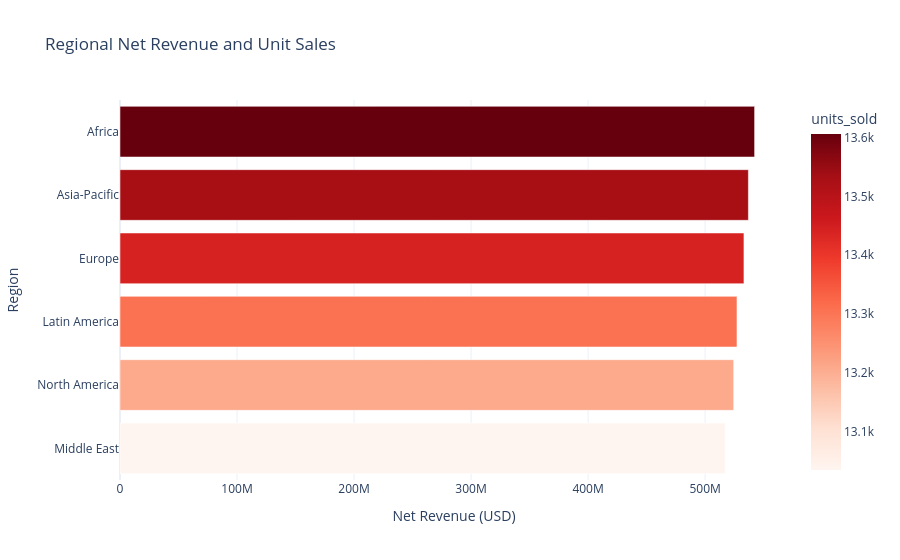

Notebook code cell kept with this figure:
### Markdown cell above
### 5.8 Interactive regional performance

### Code cell
regional = (
    sales_analysis.groupby("region_name", as_index=False)
    .agg(units_sold=("quantity", "sum"), net_revenue_usd=("net_revenue_usd", "sum"))
    .sort_values("net_revenue_usd")
)
fig = px.bar(
    regional,
    x="net_revenue_usd",
    y="region_name",
    orientation="h",
    color="units_sold",
    color_continuous_scale="Reds",
    hover_data={"units_sold": ":,", "net_revenue_usd": ":$,.2f"},
    title="Regional Net Revenue and Unit Sales",
    labels={"net_revenue_usd": "Net Revenue (USD)", "region_name": "Region"},
)
fig.show()

### Figure 1 — Plotly figure (JSON) as saved in the notebook; plotly's stock layout.template omitted (floating-point values rounded to 4 significant figures)
{"data": [{"customdata": [[13035], [13209], [13307], [13442], [13531], [13606]], "hovertemplate": "Net Revenue (USD)=%{x:$,.2f}<br>Region=%{y}<br>units_sold=%{marker.color:,}<extra></extra>", "legendgroup": "", "marker": {"color": [13035, 13209, 13307, 13442, 13531, 13606], "coloraxis": "coloraxis", "pattern": {"shape": ""}}, "name": "", "orientation": "h", "showlegend": false, "textposition": "auto", "type": "bar", "x": [517200000.0, 524400000.0, 527200000.0, 533200000.0, 537000000.0, 542300000.0], "xaxis": "x", "y": ["Middle East", "North America", "Latin America", "Europe", "Asia-Pacific", "Africa"], "yaxis": "y"}], "layout": {"barmode": "relative", "coloraxis": {"colorbar": {"title": {"text": "units_sold"}}, "colorscale": [[0, "rgb(255,245,240)"], [0.125, "rgb(254,224,210)"], [0.25, "rgb(252,187,161)"], [0.375, "rgb(252,146,114)"], [0.5, "rgb(251,106,74)"], [0.625, "rgb(239,59,44)"], [0.75, "rgb(203,24,29)"], [0.875, "rgb(165,15,21)"], [1, "rgb(103,0,13)"]]}, "legend": {"tracegroupgap": 0}, "title": {"text": "Regional Net Revenue and Unit Sales"}, "xaxis": {"anchor": "y", "domain": [0, 1], "title": {"text": "Net Revenue (USD)"}}, "yaxis": {"anchor": "x", "domain": [0, 1], "title": {"text": "Region"}}}}
